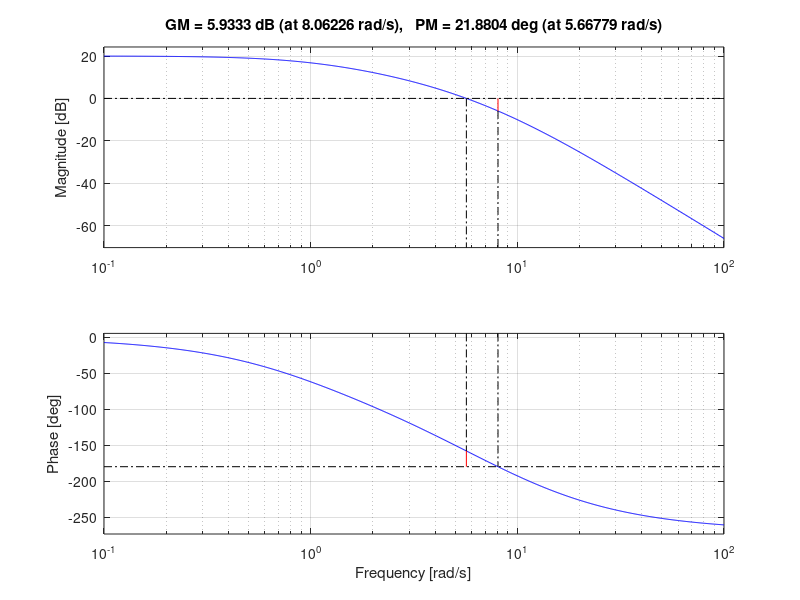
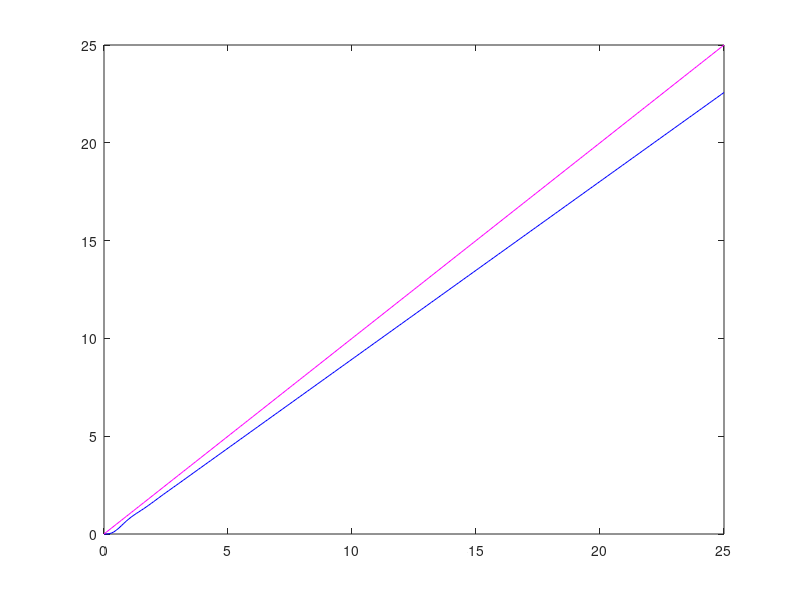
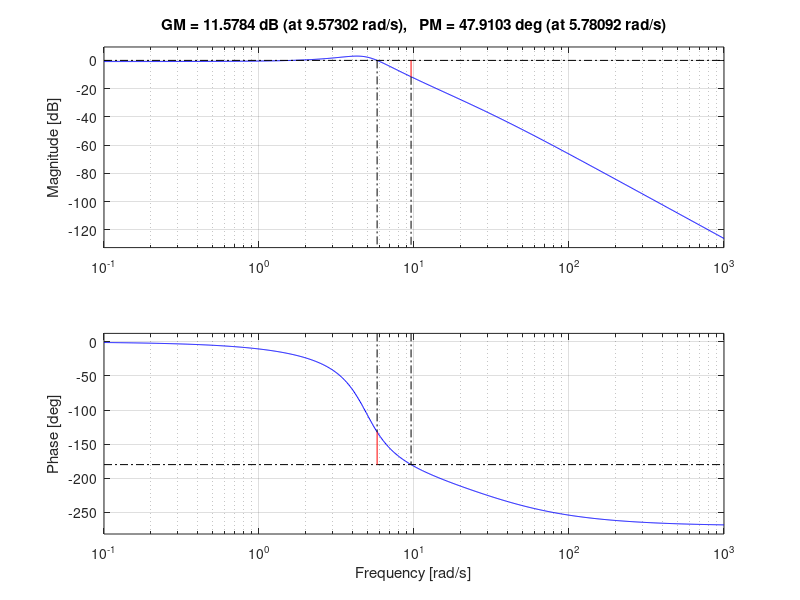

These charts were generated, in order, by the following MATLAB code:
%% Lecture
% 10/1/18
% Nilaan Gunabalachandran 20509203
% Alex Mitterhauser 20531736
% Bo Wang
% Group 17

close all; clear all;

%% Lead-Lag Controller Design 

s = tf('s');

K = 500;
P = 1/((s+1)*(s+5)*(s+10));

figure, bode(K*P);
margin(K*P);

phase_max = 68.4;
alpha = (1+sind(phase_max))/(1-sind(phase_max));
new_gain = 10*log(alpha);

w_c = 20;
alpha = 1.9;
tau_1 = 1/(w_c*sqrt(alpha));

tau_2 = alpha*alpha*10*tau_1;

C = K*(s+1/(alpha*tau_1))*(s+alpha/tau_2)/((s+1/tau_1)*(s+1/tau_2));


T = feedback(C*P, 1);
t = 0:0.1:25;
u = t;
[y, t, x] = lsim(T, u, t);

figure, plot(t, y, 'b', t, u, 'm');

figure, bode(T);
margin(T);